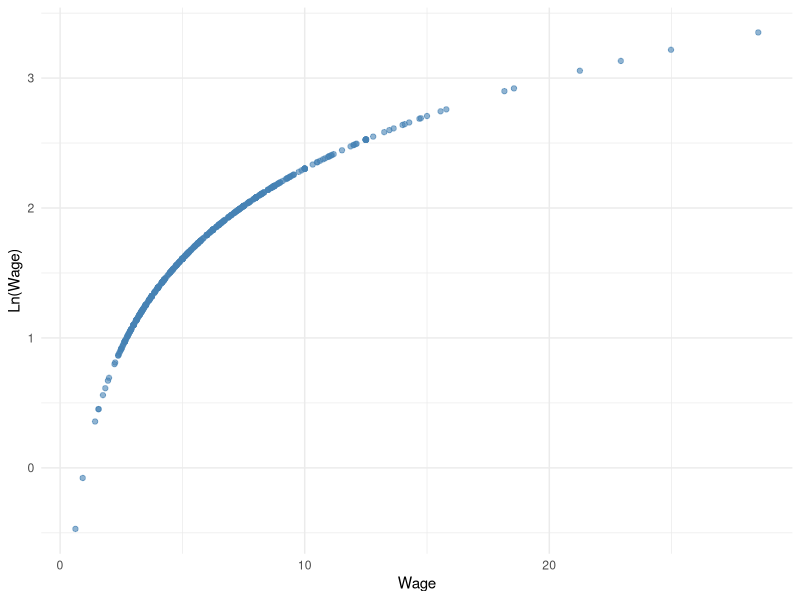
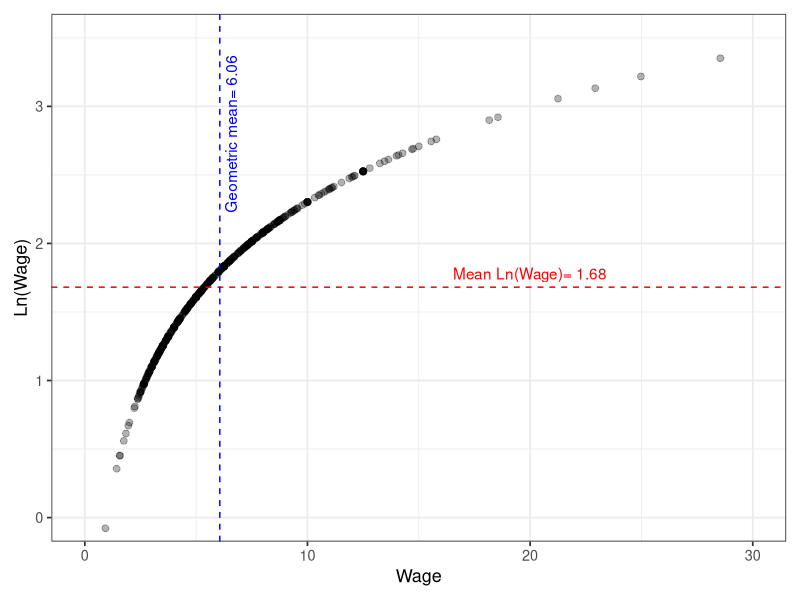
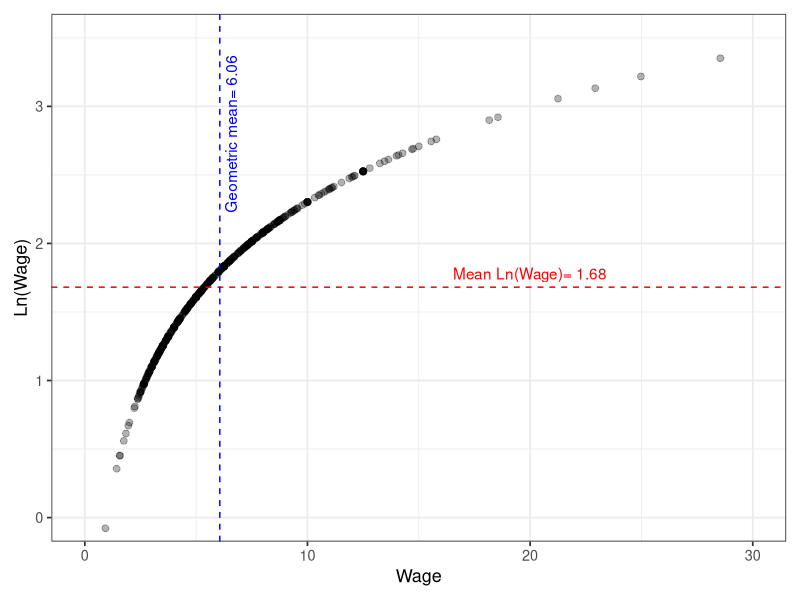

These charts were generated, in order, by the following R code:
#Assignment 3
# Exercise 1
# 
library(haven)
library(ggplot2)
data <- read_dta("Assignment3/Data/chap5-cps.dta")

data$wage <- exp(data$lnwage)
cps78 <- subset(data,year==1978)
cps85 <- subset(data,year==1985)

mean <- c(mean(cps78$lnwage, na.rm = TRUE),mean(cps85$lnwage, na.rm = TRUE))
sd <- c(sd(cps78$lnwage, na.rm = TRUE),sd(cps85$lnwage, na.rm = TRUE))
exp1 <- c(mean(exp(cps78$lnwage), na.rm = TRUE),mean(exp(cps85$lnwage), na.rm = TRUE))
exp2 <- c(exp(mean[1]),exp(mean[2]))
meansd <- data.frame (Mean_Lnwage =mean, SD_Lnwage = sd,Arithmetic_mean=exp1,Geometric_mean=exp2)

rownames(meansd) <- c("CPS78","CPS85")

ggplot(cps78, aes(y = lnwage, x = wage)) +
  geom_point(alpha = 0.6, color = "steelblue") +
  labs(
    y = "Ln(Wage)",
    x = "Wage"
  ) +
  theme_minimal()

plot_lnwage_wage78 <- ggplot(cps78, aes(x = wage, y = lnwage)) +
  geom_point(color = "black", alpha = 0.3, size = 2) +
  geom_hline(yintercept = mean[1], linetype = "dashed", color ="red") +
  annotate(geom = "text",x = 20,y = mean[1]+0.1,label = paste("Mean Ln(Wage)=",round(mean[1],2)),color = "red")+
  geom_vline(xintercept = exp1[1], linetype = "dashed", color = "blue") +
  annotate(geom = "text",x = exp1[1]+0.5,y = 2.8,label = paste("Geometric mean=",round(exp1[1],2)),color = "blue",angle = 90)+
  coord_cartesian(ylim = c(0, 3.5),xlim=c(0,30)) +
  theme_bw(base_size = 13) +
  labs(x = "Wage",y = "Ln(Wage)") +
  theme(legend.position = "none",plot.margin = margin(10, 10, 10, 10))
plot_lnwage_wage78
ggsave(filename = "Assignment3/Figures/plot_lnwage_wage78.png",plot = plot_lnwage_wage78,width = 7,height = 4.5,units = "in",dpi = 300)
